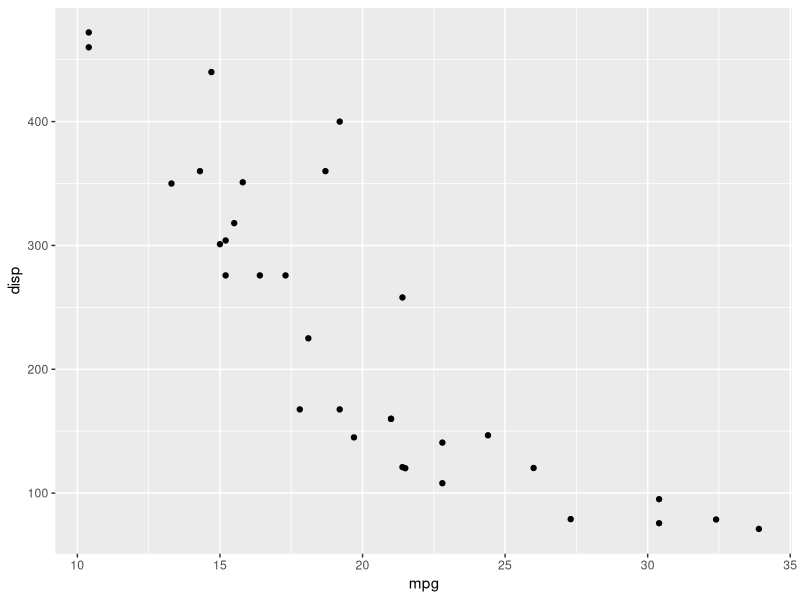

The R script that drew this image:
## ---- chunk 1
#| output-location: column-fragment
library(ggplot2)

ggplot(mtcars, aes(x = mpg, y = disp)) +
  geom_point()
